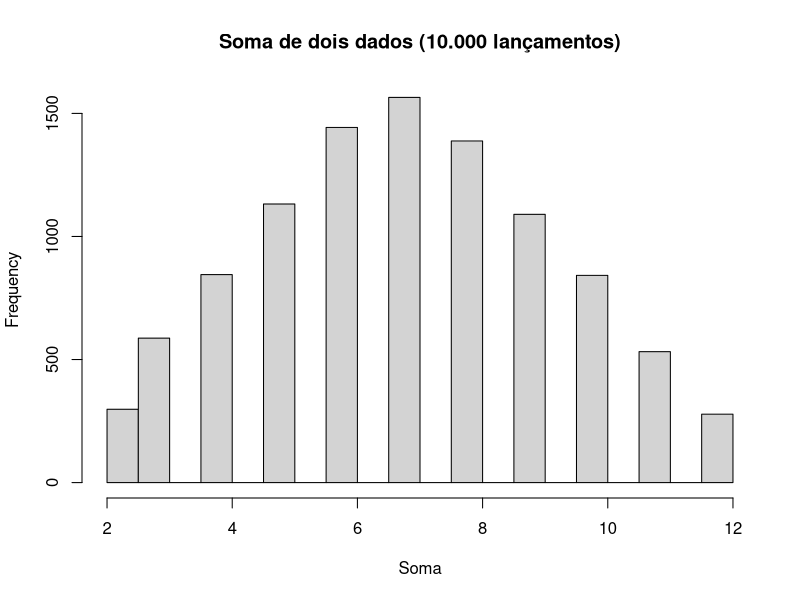
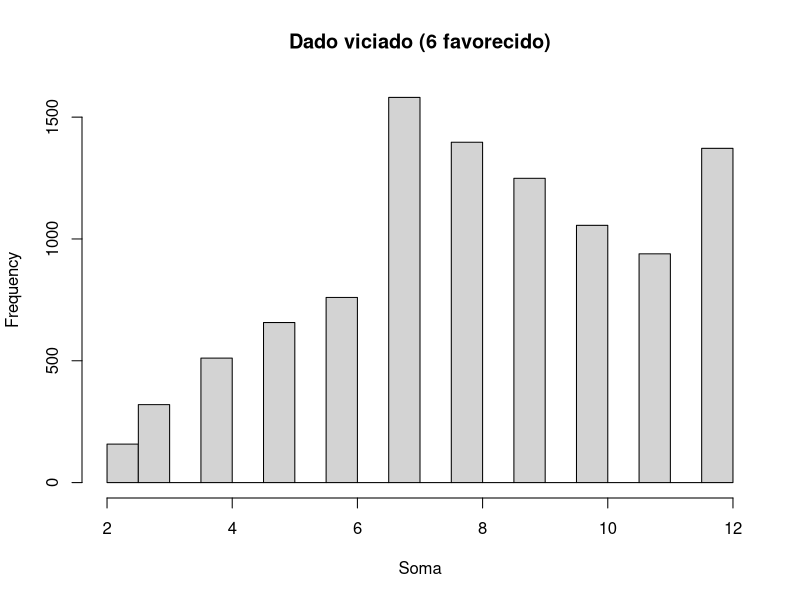
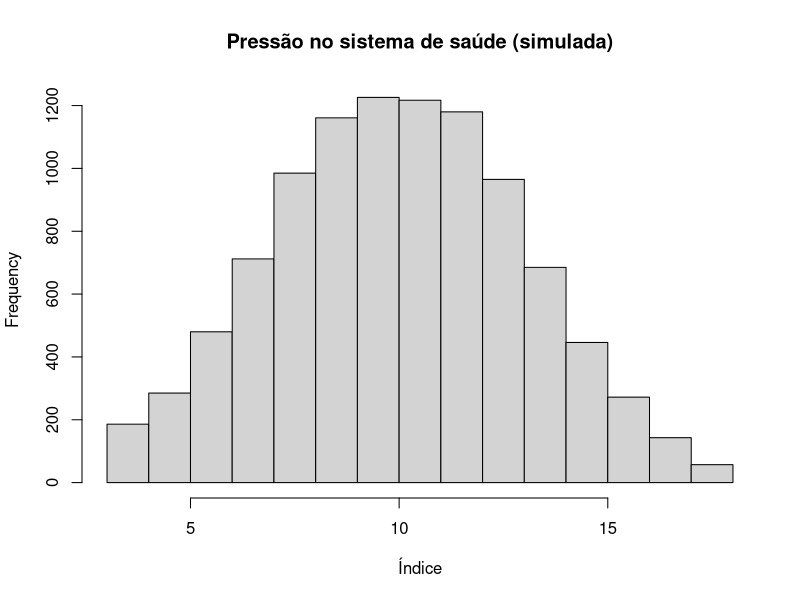
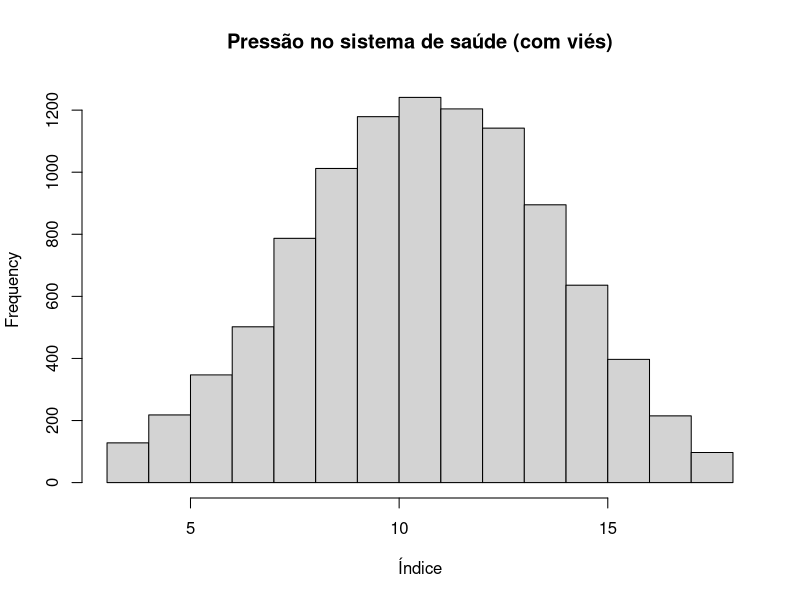

R code for these plots, in order:
# ============================================================
# MQ101 — Métodos Quantitativos para Políticas Públicas
# Lista de Exercícios #01 — TEMPLATE DE SCRIPT (R)
# ------------------------------------------------------------

# Nome:Ana Carolina Wolff
# RA: 23202510326
# Turma: PPU-009 - MÉTODOS QUANTITATIVOS - TPPU00920253 (2025.3 - 4T234)
# Data: 24/09/2025
# Descrição: Fundamentos de R para Análise de Dados
# ============================================================

# ======================== ORIENTAÇÕES ========================
# 1) Este script é o MODELO para a sua entrega (.R).
# 2) Execute o script de cima para baixo (Ctrl/Cmd + Shift + Enter no RStudio)
#    ou use o botão "Source".
# 3) Onde estiver escrito TODO ou ENTREGA, substitua pelos seus códigos e respostas.
# 4) Use comentários explicativos: diga o que o código faz e por que isso é útil.
# 5) Use set.seed() quando fizer simulações para garantir reprodutibilidade.
# 6) Gere também um PDF com os resultados e interpretações (via Rmd ou outro).
# 7) Não utilize pacotes além de 'ggplot2' (opcional). Prefira base R.
# ============================================================

# ===================== 0) PREPARAÇÃO =========================
# (Obrigatório, sem pontuação — verificação do ambiente)

# Versão do R
R.version.string

# Se estiver no RStudio, esta chamada retorna informações do RStudio (pode falhar fora do RStudio).
# tryCatch(RStudio.Version()$mode, error = function(e) "RStudio não detectado")

# Reprodutibilidade global para esta lista (você pode mudar, mas mantenha constante)
set.seed(202501)

# para instalar pacote 
install.packages ("ggplot2")
# Carregamento opcional do ggplot2 (apenas se desejar usar ggplot para gráficos)
if (requireNamespace("ggplot2", quietly = TRUE)) {
  library(ggplot2)
} else {
  message("Pacote 'ggplot2' não encontrado. Usando gráficos base R (hist).")
}

# Dica: escolha uma pasta de trabalho, se necessário (descomente e ajuste):
# setwd(\"~/caminho/para/sua/pasta\")

# ============================================================
# ===================== EXERCÍCIO 1 (10 pts) =================
# R como calculadora — ordem das operações (HOPR cap. 1)
# Objetivo: executar expressões e entender a ordem das operações.
# ENTREGA: cole os resultados no PDF e escreva, em 3–5 linhas, como os parênteses afetam o resultado.

# TODO: Execute as linhas a seguir e observe os resultados.
10 + 2
(10 + 2) * 3
((10 + 2) * 3 - 6) / 3

#> 10 + 2
#[1] 12
#> (10 + 2) * 3
#[1] 36
#> ((10 + 2) * 3 - 6) / 3
#[1] 10

# No R, assim como na matemática, os parênteses () servem para mudar a ordem natural das operações, indicando que se deve resolver primeiro o que está dentro deles, antes de seguir para o resto da expressão. Para um cientista social ou analista de políticas públicas, o R pode ser usado como uma super-calculadora que aplica uma conta a milhares de dados de uma só vez, de forma mais rápida e com menos chance de erros. 

# ===================== EXERCÍCIO 2 (10 pts) =================
# Objetos e nomeação (HOPR cap. 1)
# ENTREGA: explique em 2–4 linhas a diferença entre 'Name' e 'name'.

# TODO: Execute e observe os resultados.
x <- 1:6
Name <- 1
name <- 0
Name + 1
name + 1

# Para o R, N (maiúsculo) e n (minúsculo) são dois símbolos completamente diferentes e podem armazenar valores distintos. Isso significa que o R as trata como duas variáveis distintas.

# ===================== EXERCÍCIO 3 (10 pts) =================
# Sorteio (sample) e reprodutibilidade (HOPR cap. 1–2)
# ENTREGA: descreva o papel de set.seed() em 3–5 linhas.

# TODO: Compare com e sem set.seed()
set.seed(123)
dice <- 1:6
sample(dice, size = 2, replace = TRUE)

# (Teste: reexecute as linhas acima e verifique se o resultado se repete)
# (Agora remova ou mude o set.seed e compare)

# A função set.seed() no R fixa o ponto de partida do gerador de números pseudoaleatórios. Ao fazer isso, ela garante que a mesma sequência de números seja produzida sempre que o código é executado, o que é fundamental para a reprodutibilidade. Esse controle torna as análises e simulações transparentes, verificáveis e colaborativas. 

# ============================================================

# ===================== EXERCÍCIO 4 (10 pts) =================
# Sua primeira função (HOPR cap. 1)
# ENTREGA: explique o que faz cada linha da função em 4–6 linhas.
# BÔNUS: implemente 'soma3()' (sorteia 3 números entre 1 e 6 e retorna a soma).

# TODO: Defina a função e teste:
roll2 <- function(bones = 1:6) {
   dice <- sample(bones, size = 2, replace = TRUE)
  sum(dice)
}

#roll2 <- function(bones = 1:6): cria a função roll2 com um argumento bones, que tem como valor padrão um dado de seis faces (1:6);
#dice <- sample(bones, size = 2, replace = TRUE): sorteia dois números do vetor bones (permitindo repetição para simular dois dados) e armazena o resultado na variável dice; 
#sum(dice): soma os dois números guardados em dice e retorna este total como o resultado final da função.

# Testes sugeridos:
roll2()
roll2(1:20)

# (BÔNUS): implementar soma3()
soma3 <- function(bones = 1:6)
dice <- sample(bones, size = 3, replace = TRUE)
sum(dice)

# ============================================================

# ===================== EXERCÍCIO 5 (10 pts) =================
# Ajuda e exemplos (HOPR cap. 2)
# ENTREGA: resuma argumentos de sample() e como consultar ajuda (4–6 linhas).

# TODO: Consulte a ajuda e rode exemplos
# ?sample
# example(sample)

?sample
example (sample)

# Dica: leia os argumentos 'x', 'size', 'replace', 'prob', etc.

#A função sample() do R sorteia amostras aleatórias de uma fonte de dados (x), que pode ser um vetor ou um número. Você define quantos itens quer (size), se permite repetições (replace = TRUE) e pode atribuir diferentes chances a cada item com um vetor de pesos (prob). 
#example("função"): para ver exemplos práticos executados diretamente no seu console.

# ============================================================

# ===================== EXERCÍCIO 6 (15 pts) =================
# Simulação e histograma (HOPR cap. 1–2)
# ENTREGA: histograma, média, desvio-padrão; interpretação (4–6 linhas).
# Dica: você pode salvar o gráfico com png()... dev.off()

set.seed(42)
somas <- replicate(10000, roll2())
length(somas)
hist(somas, main = "Soma de dois dados (10.000 lançamentos)", xlab = "Soma")
mean(somas)
sd(somas)

#Inicialmente, para garantir resultados reprodutíveis, o código primeiro fixa a semente aleatória com set.seed(42). Em seguida, ele executa a função roll2() (que soma o resultado de dois dados) 10.000 vezes, armazenando todas as somas em um vetor chamado somas. Por fim, length(somas) é usado como uma verificação simples para confirmar que o vetor contém os 10.000 resultados esperados da simulação.
#hist(somas): gera um gráfico que visualiza a distribuição das 10.000 somas. O gráfico confirma que 7 é o resultado mais frequente e que a distribuição geral se assemelha a uma "curva de sino", como previsto pela teoria da probabilidade.
#mean(somas): calcula a média de todos os resultados, que se aproxima de 7.0 (6.9532). Isso demonstra a Lei dos Grandes Números, validando que a média teórica esperada para a soma de dois dados é 7.
#sd(somas) mede a dispersão (o quão "espalhados" estão os resultados) em torno da média. O valor de 2.4329 confirma o desvio padrão teórico, quantificando a variabilidade típica dos lançamentos.


# (Opcional) Salvar figura:
#png("ex6_hist_somas.png", width = 900, height = 600)
# hist(somas, main = "Soma de dois dados (10.000 lançamentos)", xlab = "Soma")
# dev.off()

# Extensão (opcional, sem pontos extras): dado viciado favorecendo o 6
prob_vies <- c(rep(1/8, 5), 3/8)
somas_vies <- replicate(10000, sum(sample(1:6, size = 2, replace = TRUE, prob = prob_vies)))
hist(somas_vies, main = "Dado viciado (6 favorecido)", xlab = "Soma")

# ============================================================
# ===================== EXERCÍCIO 7 (10 pts) =================
# Tipos básicos (HOPR cap. 3)
# ENTREGA: explique o que 'str()' revela sobre cada tipo e cite um uso prático.

dbl <- c(1.5, 2.0)            # numéricos (double)
int <- c(1L, 2L)              # inteiros
chr <- c("saude","educacao") # texto
lgl <- c(TRUE, FALSE)         # lógico

str(list(dbl = dbl, int = int, chr = chr, lgl = lgl))

#A função str() oferece uma verificação completa da estrutura e do tipo de cada variável. A saída revela, primeiramente, que a estrutura geral é uma lista, sendo certo que cada elemento tem uma natureza distinta. 
#dbl: indentifica um vetor numérico com precisão decimal, apropriado para armazenar índices socioeconômicos (como IDH e Gini);
#int: identifica um vetor de números inteiros, perfeito para dados de contagem, como populações e número de votos;
#chr: identifica um vetor de texto, essencial para variáveis categóricas como siglas de partidos e níveis de escolaridade, por exemplo;
#lgl: identifica um vetor lógico, cujos valores TRUE ou FALSE são cruciais para registrar, por exemplo, a elegibilidade em programas sociais, se um indivíduo votou ou não, e para criar filtros na base de dados.

# ============================================================
# ===================== EXERCÍCIO 8 (10 pts) =================
# Data.frame (baralho) e mini-base municipal (HOPR cap. 3)
# ENTREGA: nº de linhas/colunas e breve interpretação do summary().

faces <- c("ace","two"," three "," four "," five ","six"," seven "," eight "," nine ","ten"," jack "," queen "," king ")
suits <- c(" spades "," hearts "," diamonds "," clubs ")
deck <- data.frame (
face = rep (faces , times = 4) ,
suit = rep (suits , each = 13) ,
 value = rep (1:13 , times = 4)
)
nrow ( deck ); ncol(deck);  head (deck , 10) #serve para contar o núemro de linhas e colunas.

# Mini - base municipal
set.seed (2025)
municipios <- paste0 ("Mun_", sprintf ("%02d", 1:10) )
dados_munic <- data.frame (
municipio = municipios ,
gasto_saude_pc = round ( runif (10 , 200 , 1200) , 2) ,
taxa_evasao = round ( runif (10 , 0.00 , 0.20) , 3) ,
taxa_desemprego = round ( rnorm (10 , 0.12 , 0.03) , 3)
)

#runif - todos tem a mesma possibilidade de serem escolhidos.

head (dados_munic); #primeira fileira
summary (dados_munic)

#RESPOSTA: 
nrow(dados_munic) # = 10
ncol (dados_munic) # = 4
#summary - resumo dos dados estatísticos; mostra os indicadores mínimo, quartis, mediana, média e máximo;estes indicadores são úteis para identificar tendências centrais (média, mediana), dispersão (quartis, mínimo, máximo) e possíveis outliers. No caso do exercício, permite comparar rapidamente como os municípios variam em gasto de saúde, evasão escolar e desemprego.


# ============================================================
# ===================== EXERCÍCIO 9 (10 pts) =================
# Seleção e filtros (HOPR cap. 4)
# ENTREGA: descreva os retornos e quantos municípios têm taxa_evasao > 0.10.

deck[1, ]
deck[c(1,3,5), c("face","suit")]
deck[-(1:48), ]

subset_hearts <- deck[ deck$suit == "hearts"]
nrow(subset_hearts)

set.seed(2025)   # definir a semente logo antes
municipios <- paste0("Mun_", sprintf("%02d", 1:10))
dados_munic <- data.frame(
  municipio = municipios,
  gasto_saude_pc = round(runif(10, 200, 1200), 2),
  taxa_evasao = round(runif(10, 0.00, 0.20), 3),
  taxa_desemprego = round(rnorm(10, 0.12, 0.03), 3)
)

evaz_alta <- dados_munic[dados_munic$taxa_evasao > 0.10, ]
evaz_alta
nrow(evaz_alta)

#deck[1, ]: mostra a primeira linha do data frame (a primeira carta do baralho).
#deck[c(1,3,5), c("face","suit")]: apenas as colunas face e suit das linhas 1, 3 e 5 (três cartas específicas, mostrando apenas o valor e o naipe).
#deck[-(1:48), ]: retorna todas as linhas exceto da 1 até a 48. Se o baralho tiver 52 cartas, retorna apenas as últimas 4 cartas.
#subset_hearts <- deck[ deck$suit == "hearts"]: cria um subconjunto contendo apenas as cartas de naipe "hearts".
#nrow(subset_hearts): retorna o número de linhas desse subconjunto, ou seja, quantas cartas de copas existem no baralho.
#set.seed(2025): semente fixa
#evaz_alta <- dados_munic[ dados_munic$taxa_evasao > 0.10, ]: cria um subconjunto com os municípios cuja taxa de evasão escolar é maior que 0.10 (10%).
#evaz_alta: mostra os dados desses municípios (nome, gasto em saúde, taxa de evasão e taxa de desemprego).


#SÃO 4 MUNICÍPIOS com taxa_evasao > 0.10: (MUN_02, 03, 06, 09).


# ============================================================
# ===================== EXERCÍCIO 10 (10 pts) ================
# Modificando valores e NA (HOPR cap. 5)
# ENTREGA: explique o efeito de na.rm = TRUE e quando usá-lo.

# Modificando valores (ases = 14)
deck2 <- deck #fazendo uma cópia
deck2$value[c(13, 26, 39, 52)] <- 14
head(deck2, 13)

# Valores ausentes
vals <- c(NA, 1:5)
mean(vals)                 # retorna NA
mean(vals, na.rm = TRUE)   # ignora NA para poder fazer a média

dados_m2 <- dados_munic
dados_m2$taxa_evasao[3] <- NA
dados_m2$gasto_saude_pc[7] <- NA

mean(dados_m2$taxa_evasao)             # retorna NA
mean(dados_m2$taxa_evasao, na.rm=TRUE) # retorna a média dos valores não ausentes

#como o R não sabe como lidar com a ausência de dados, para calcular uma média mean()quando houver valores ausentes, é preciso usar o na.rm = TRUE; assim, o R ignora os valores ausentes e calcula a média apenas com os valores disponíveis; isso é útil quando se quer obter uma estatística descritiva mesmo que haja dados faltando.

# ============================================================
# ========== EXERCÍCIO 11 (OPCIONAL, até 10 pts) ============
# Funções que \"guardam estado\" (HOPR cap. 6)
# ENTREGA: explique o conceito e dê exemplo análogo em PP/CS.

setup <- function(deck_init) {
  DECK <- deck_init  # cópia interna (estado)

  DEAL <- function() {
    # Devolve a primeira carta e atualiza o baralho interno removendo-a.
    card <- DECK[1, , drop = FALSE]
    DECK <<- DECK[-1, , drop = FALSE]
    return(card)
  }

  SHUFFLE <- function() {
    # Reembaralha o baralho interno
    idx <- sample(seq_len(nrow(deck_init)), size = nrow(deck_init))
    DECK <<- deck_init[idx, , drop = FALSE]
    invisible(NULL)
  }

  list(deal = DEAL, shuffle = SHUFFLE)
}

cards <- setup(deck)
cards$deal(); cards$deal(); cards$shuffle(); cards$deal()

# A função setup() cria uma cópia interna do baralho que só pode ser manipulada pelas funções definidas dentro dela. 
#DEAL() tira a primeira carta e SHUFFLE() embaralha o baralho.
#O objeto cards expõe apenas essas operações, sem permitir acesso direto ao baralho (abstração e controle de acesso).
#Em políticas públicas, isso pode ser comparado a um programa de vacinação: o estoque de vacinas existe internamente, mas não é acessado pela população; as regras do programa funcionam como as funções, permitindo apenas aplicar doses ou repor o estoque. Dessa forma, o sistema garante organização e evita que o recurso seja manipulado diretamente.


# ============================================================
# ================= EXERCÍCIO 12 (15 pts) ====================
# Mini-projeto integrador: Saúde
# ENTREGA: 2 histogramas, diferença de médias e interpretação (6–8 linhas).

set.seed(123)
pressao_saude <- function() {
  demanda <- sample(1:6, 1, TRUE)
  equipe  <- sample(1:6, 1, TRUE)
  insumos <- sample(1:6, 1, TRUE)
  demanda + equipe + insumos
}
prs <- replicate(10000, pressao_saude())
hist(prs, main = "Pressão no sistema de saúde (simulada)", xlab = "Índice")
mean(prs); sd(prs)

# Viés em demanda (favorece 6)
prob_demanda <- c(rep(1/8, 5), 3/8)
pressao_vies <- function() {
  demanda <- sample(1:6, 1, TRUE, prob = prob_demanda)
  equipe  <- sample(1:6, 1, TRUE)
  insumos <- sample(1:6, 1, TRUE)
  demanda + equipe + insumos
}
prs_bias <- replicate(10000, pressao_vies())
hist(prs_bias, main = "Pressão no sistema de saúde (com viés)", xlab = "Índice")
mean(prs_bias) - mean(prs)

# (Opcional) Salvar figuras:
# png(\"ex12_hist_semvies.png\", width = 900, height = 600); hist(prs); dev.off()
# png(\"ex12_hist_comvies.png\", width = 900, height = 600); hist(prs_bias); dev.off()

#Temos 2 distribuições simuladas da “pressão no sistema de saúde”: 
#um histograma sem viés que mostra a soma das variáves demanda, equipe e insumos sorteadas de forma uniforme entre 1 e 6. Como resultado, a distribuição é centrada em torno de 10–11.
#um histograma com viés que favorece valores altos de demanda (probabilidade maior para 6). Como resultado, a distribuição é deslocada para a direita, aumentando a frequência de índices mais elevados.
# a diferença de médias é de 0,6377, indicando que o viés em demanda eleva o índice médio de pressão.

# ============================================================
# ================== ENCERRAMENTO / CHECKLIST ================
# - O script roda do início ao fim sem erros?
# - Há comentários explicando seus passos e interpretações no PDF?
# - Você usou set.seed() nas simulações?
# - Nomeou os arquivos conforme instruções do professor?

# Informações da sessão (útil para reprodutibilidade)
sessionInfo()
# ====================== FIM DO SCRIPT =======================
